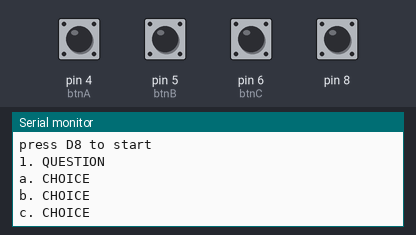
The sketch below on a simulated Arduino Uno, built with avr-gcc and run on an emulated ATmega328P. Parts: the last lines printed to the serial monitor. The inputs (shaded band) are chosen by the test bench; at power-on: pin 8 HIGH, pin 4 (btnA), pin 5 (btnB), pin 6 (btnC) LOW.

Above: at 1.7 s.
1.8 s: pin 4 (btnA) pulled HIGH for 0.15 s
At 2.6 s:
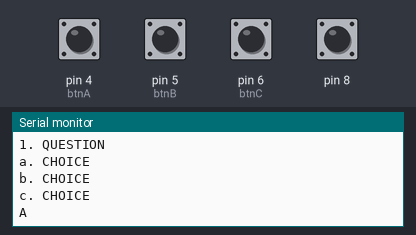
3.4 s: pin 5 (btnB) pulled HIGH for 0.15 s
At 3.8 s:
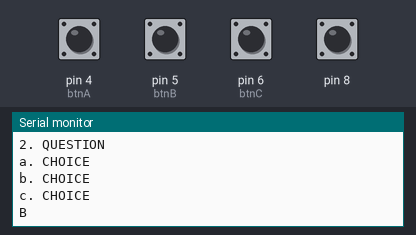
5.0 s: pin 6 (btnC) pulled HIGH for 0.15 s
At 6.2 s:
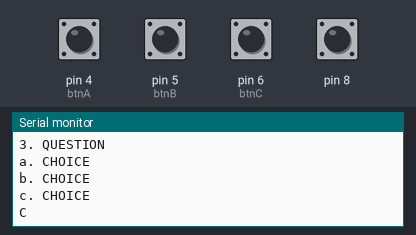
Timing chart, 0 to 8.0 s (numbered marks = the images above; inputs shaded):
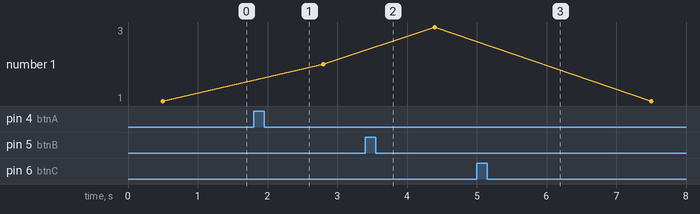

The sketch:

quize.ino
```cpp
/*
 * TME Education Ethiopia
 * www.tmeeducation.com
 * This code is proudly created by team   from TME Eucation workshop at BlueLab from Aug 27 - 30
 * a quiz app using push buttn
*/

int btnA = 4;
int btnB = 5;
int btnC = 6;
char ans[5];
char answer[]={'A','B','C'};
bool getout1 = true;
bool getout2 = true;
bool getout3 = true;
int score = 0;
void setup() {
  // put your setup code here, to run once:
  pinMode(btnA,INPUT);
  pinMode(btnB,INPUT);
  pinMode(btnC,INPUT);
  pinMode(8, INPUT);
  Serial.begin(9600);
  Serial.println("Welcome to the Quize app");
  Serial.println("press D8 to start");
  while(!digitalRead(8)){}
  delay(500);
}

void loop() {
  // put your main code here, to run repeatedly:


  Serial.println("1. QUESTION");
  Serial.println("a. CHOICE");
  Serial.println("b. CHOICE");
  Serial.println("c. CHOICE");
  while(getout1){
    if(digitalRead(btnA)){
      ans[0] = 'A';
      getout1 = false;
    }else if(digitalRead(btnB)){
      ans[0] = 'B';
      getout1 = false;
    }else if(digitalRead(btnC)){
      ans[0] = 'C';
      getout1 = false;
    }
  }
  Serial.println(ans[0]);
  delay(1000);
  Serial.println("2. QUESTION");
  Serial.println("a. CHOICE");
  Serial.println("b. CHOICE");
  Serial.println("c. CHOICE");
  while(getout2){
    if(digitalRead(btnA)){
      ans[1] = 'A';
      getout2 = false;
    }else if(digitalRead(btnB)){
      ans[1] = 'B';
      getout2 = false;
    }else if(digitalRead(btnC)){
      ans[1] = 'C';
      getout2 = false;
    }
  }
  Serial.println(ans[1]);
  delay(1000);
  Serial.println("3. QUESTION");
  Serial.println("a. CHOICE");
  Serial.println("b. CHOICE");
  Serial.println("c. CHOICE");
  while(getout3){
    if(digitalRead(btnA)){
      ans[2] = 'A';
      getout3 = false;
    }else if(digitalRead(btnB)){
      ans[2] = 'B';
      getout3 = false;
    }else if(digitalRead(btnC)){
      ans[2] = 'C';
      getout3 = false;
    }
  }
  Serial.println(ans[2]);
  delay(2000);

  for(int i = 0; i < 3; i++){
    if(ans[i] == answer[i]){
      score++;
    }
  }
  Serial.println();
  Serial.print("YOU SCORED  ");
  Serial.println(score);
  setup();
}
```

Measured:
- after the input at 1.8 s, the serial monitor: prints a new line at once (image 1)
- after the input at 3.4 s, the serial monitor: prints a new line at once (image 2)
- after the input at 5.0 s, the serial monitor: prints a new line at once (image 3)
- plotted number 1: 1 → 2 after the input at 1.8 s, 2 → 3 after the input at 3.4 s
